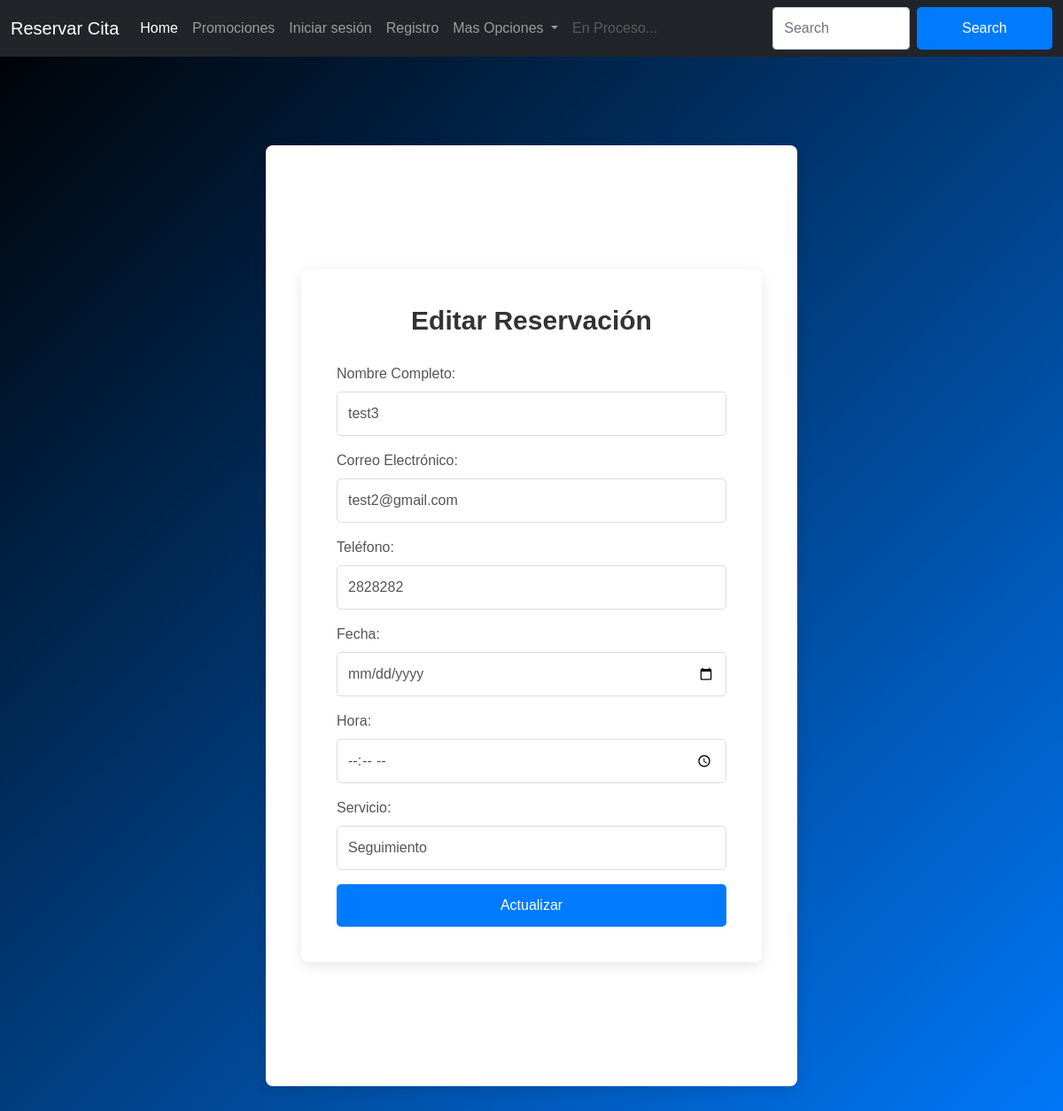
Page /editar_reservacion/5/ on the earlier database version.
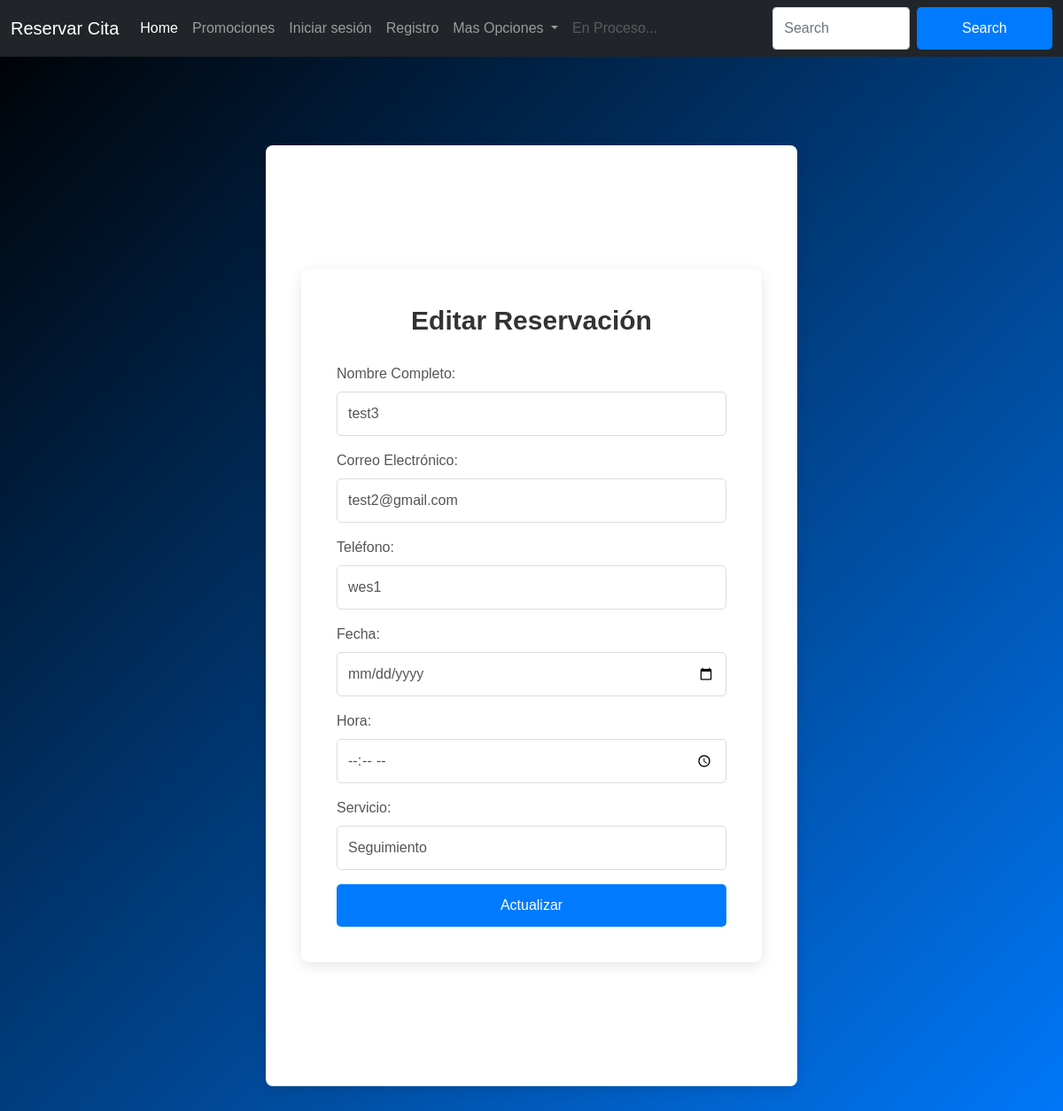
Same page on the later database version.
### App/models.py (models this page shows, shortened)
class reservacion(models.Model):
    usuario = models.ForeignKey(User, on_delete=models.CASCADE, null=True, blank=True)
    nombre = models.CharField(max_length=100)
    correo = models.CharField(max_length=110)
    telefono = models.CharField(max_length=15)
    fecita = models.DateField()
    hora = models.TimeField()
    confirmada = models.BooleanField(default=False)  # Nuevo campo
    servicio = models.CharField(
        max_length=20,
        choices=[
            ('consulta', 'Consulta'),
            ('seguimiento', 'Seguimiento'),
            ('evaluacion', 'Evaluación'),
        ],
    )

### App/views.py (the view, shortened to what this page needs)
# urls.py: path('editar_reservacion/<int:id>/', views.editar_reservacion, name='editar_reservacion'),
def editar_reservacion(request, id):
    reserva = reservacion.objects.get(id=id)
    return render(request, 'editar_reservacion.html', {'reserva': reserva})

### App/templates/editar_reservacion.html (shortened to what this page needs)
{% extends 'base.html' %}
{% load static %}
{% block extra_styles %}
<link rel="stylesheet" type="text/css" href="{% static 'App/editar_reservacion.css' %}">
{% endblock %}
{% block content %}
<div class="container">
    <h2>Editar Reservación</h2>
    <form action="" method="post">
        <div class="form-group mb-3">
            <label for="nombre">Nombre Completo:</label>
            <input type="text" id="nombre" name="nombre" value="{{ reserva.nombre }}" class="form-control" required>
        </div>
        <div class="form-group mb-3">
            <label for="correo">Correo Electrónico:</label>
            <input type="email" id="correo" name="correo" value="{{ reserva.correo }}" class="form-control" required>
        </div>
        <div class="form-group mb-3">
            <label for="telefono">Teléfono:</label>
            <input type="tel" id="telefono" name="telefono" value="{{ reserva.telefono }}" class="form-control" required pattern="\d+">
        </div>
        <div class="form-group mb-3">
            <label for="fecha">Fecha:</label>
            <input type="date" id="fecha" name="fecha" value="{{ reserva.fecita }}" class="form-control" required>
        </div>
        <div class="form-group mb-3">
            <label for="hora">Hora:</label>
            <input type="time" id="hora" name="hora" value="{{ reserva.hora }}" class="form-control" required>
        </div>
        <div class="form-group mb-3">
            <label for="servicio">Servicio:</label>
            <select id="servicio" name="servicio" class="form-control" required>
                <option value="seguimiento" {% if reserva.servicio == "seguimiento" %}selected{% endif %}>Seguimiento</option>
            </select>
        </div>
        <button type="submit" class="btn btn-primary">Actualizar</button>
    </form>
</div>
{% endblock %}

Differences in the rows shown:
changed reservacion "test3": telefono "2828282" → "wes1"
